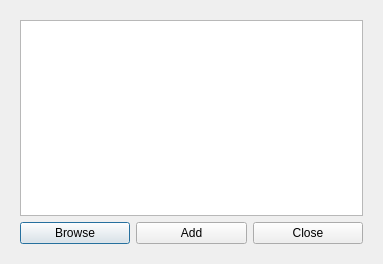
<?xml version="1.0" encoding="UTF-8"?>
<ui version="4.0">
 <class>BatchAdd</class>
 <widget class="QDialog" name="BatchAdd">
  <property name="geometry">
   <rect>
    <x>0</x>
    <y>0</y>
    <width>383</width>
    <height>264</height>
   </rect>
  </property>
  <property name="windowTitle">
   <string>Batch Add</string>
  </property>
  <property name="windowOpacity">
   <double>1.000000000000000</double>
  </property>
  <property name="toolTip">
   <string>Batch Add Urls</string>
  </property>
  <layout class="QVBoxLayout" name="verticalLayout_2">
   <item>
    <widget class="QWidget" name="verticalWidget" native="true">
     <layout class="QVBoxLayout" name="verticalLayout">
      <item>
       <widget class="QPlainTextEdit" name="UrlList">
        <property name="statusTip">
         <string/>
        </property>
        <property name="frameShape">
         <enum>QFrame::StyledPanel</enum>
        </property>
        <property name="tabChangesFocus">
         <bool>true</bool>
        </property>
        <property name="documentTitle">
         <string/>
        </property>
        <property name="plainText">
         <string/>
        </property>
        <property name="overwriteMode">
         <bool>false</bool>
        </property>
       </widget>
      </item>
      <item>
       <layout class="QHBoxLayout" name="horizontalLayout">
        <item>
         <widget class="QPushButton" name="Browse">
          <property name="text">
           <string>Browse</string>
          </property>
         </widget>
        </item>
        <item>
         <widget class="QPushButton" name="Add">
          <property name="text">
           <string>Add</string>
          </property>
         </widget>
        </item>
        <item>
         <widget class="QPushButton" name="Close">
          <property name="text">
           <string>Close</string>
          </property>
         </widget>
        </item>
       </layout>
      </item>
     </layout>
    </widget>
   </item>
  </layout>
 </widget>
 <resources/>
 <connections/>
</ui>
